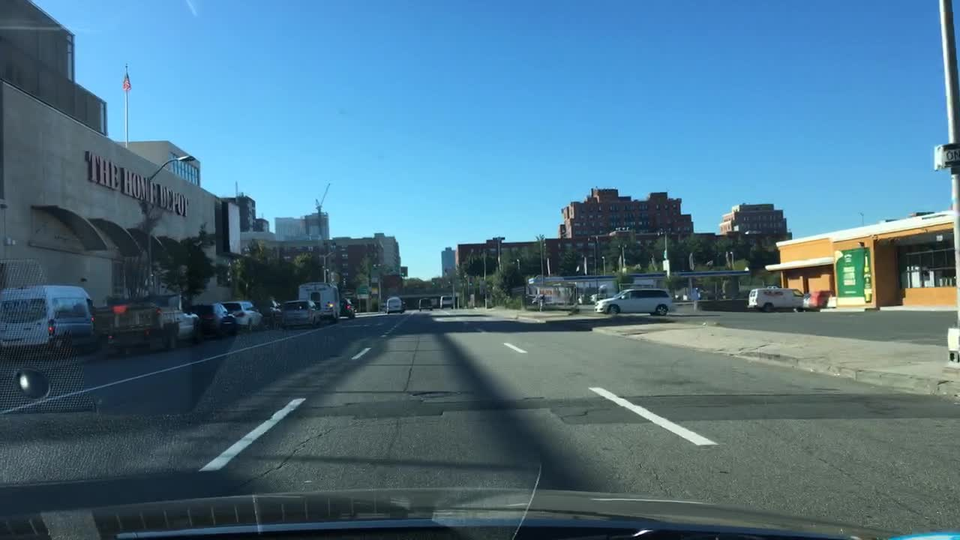
#> input picture outputs/preprocessed_for_canny/resized/adverse/adverse_01.png, 960 x 540 px
$ python -i preprocessing.py   (imports and definitions only)
#> lines starting #> are read from the running program, lines starting #| are printed output that depends on the picture; after the words box and inside, x2 and y2 are one past the last pixel; in counts of white or black regions, pixels touching at a corner belong together
#> further down, picture is the input picture: shape (540, 960, 3); mean B, G, R 138.1, 117, 78.1
"""Tien xu ly anh dau vao cho pipeline phat hien bien duong.

Day la bien the de xuat cua pipeline Belhadri et al. (2026): thay buoc chuyen
thang sang grayscale bang RGB -> HSV -> loc mau vach trang/vang. Module chi
phu thuoc NumPy va Pillow de co the chay ca tren may local va Google Colab.
Anh dau ra ``canny_input`` la anh xam uint8 da loc mau va lam mo Gaussian.
Module dung tai day va khong thuc hien Canny, ROI hay Hough.
"""

from __future__ import annotations

import argparse
import json
from dataclasses import asdict, dataclass
from pathlib import Path
from typing import Iterable

import numpy as np
from PIL import Image, ImageFilter, ImageOps


SUPPORTED_EXTENSIONS = {".jpg", ".jpeg", ".png", ".bmp", ".webp"}


@dataclass(frozen=True)
class PreprocessConfig:
    """Cau hinh mac dinh da dong bo voi quy uoc HSV cua OpenCV."""

    target_width: int = 960
    target_height: int = 540
    white_saturation_max: int = 80
    white_value_min: int = 170
    yellow_hue_min: int = 15
    yellow_hue_max: int = 40
    yellow_saturation_min: int = 70
    yellow_value_min: int = 90
    gaussian_radius: float = 1.2

    def __post_init__(self) -> None:
        if self.target_width <= 0 or self.target_height <= 0:
            raise ValueError("Kich thuoc dau ra phai lon hon 0")
        if not 0 <= self.white_saturation_max <= 255:
            raise ValueError("white_saturation_max phai nam trong [0, 255]")
        if not 0 <= self.white_value_min <= 255:
            raise ValueError("white_value_min phai nam trong [0, 255]")
        if not 0 <= self.yellow_hue_min <= self.yellow_hue_max <= 179:
            raise ValueError("Nguong H mau vang phai nam trong [0, 179]")
        if not 0 <= self.yellow_saturation_min <= 255:
            raise ValueError("yellow_saturation_min phai nam trong [0, 255]")
        if not 0 <= self.yellow_value_min <= 255:
            raise ValueError("yellow_value_min phai nam trong [0, 255]")
        if self.gaussian_radius < 0:
            raise ValueError("gaussian_radius khong duoc am")


@dataclass(frozen=True)
class PreprocessResult:
    resized_rgb: np.ndarray
    hsv: np.ndarray
    color_mask: np.ndarray
    color_filtered_rgb: np.ndarray
    gaussian_rgb: np.ndarray
    canny_input: np.ndarray


def _validate_rgb(rgb: np.ndarray) -> np.ndarray:
    array = np.asarray(rgb)
    if array.ndim != 3 or array.shape[2] != 3:
        raise ValueError("Anh dau vao phai co dang H x W x 3")
    if array.dtype != np.uint8:
        if np.issubdtype(array.dtype, np.floating) and array.size:
            if float(array.min()) >= 0.0 and float(array.max()) <= 1.0:
                array = np.rint(array * 255.0)
        array = np.clip(array, 0, 255).astype(np.uint8)
    return array


def resize_rgb(rgb: np.ndarray, width: int, height: int) -> np.ndarray:
    """Resize ve kich thuoc co dinh bang Lanczos."""

    image = Image.fromarray(_validate_rgb(rgb), mode="RGB")
    return np.asarray(image.resize((width, height), Image.Resampling.LANCZOS))


def rgb_to_hsv_opencv(rgb: np.ndarray) -> np.ndarray:
    """Chuyen RGB sang HSV voi H in [0,179], S,V in [0,255]."""

    source = _validate_rgb(rgb).astype(np.float32) / 255.0
    red, green, blue = source[..., 0], source[..., 1], source[..., 2]
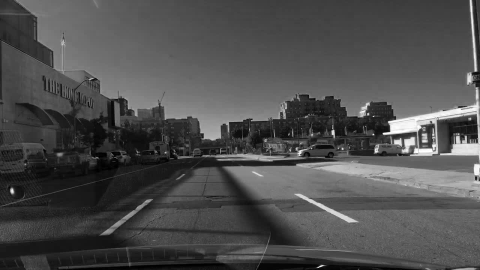
#> blue: shape (540, 960) float32 (shown at 1/2 size); min 0, max 1, mean 0.306
    maximum = source.max(axis=2)
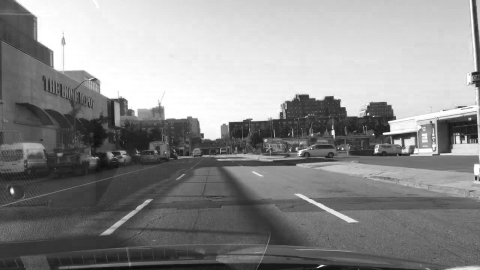
#> maximum: shape (540, 960) float32 (shown at 1/2 size); min 0.0353, max 1, mean 0.555
    minimum = source.min(axis=2)
    delta = maximum - minimum
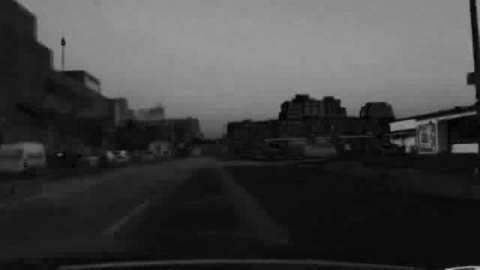
#> delta: shape (540, 960) float32 (shown at 1/2 size); min 0, max 0.737, mean 0.254

    hue_degrees = np.zeros_like(maximum)
    non_gray = delta > 1e-7
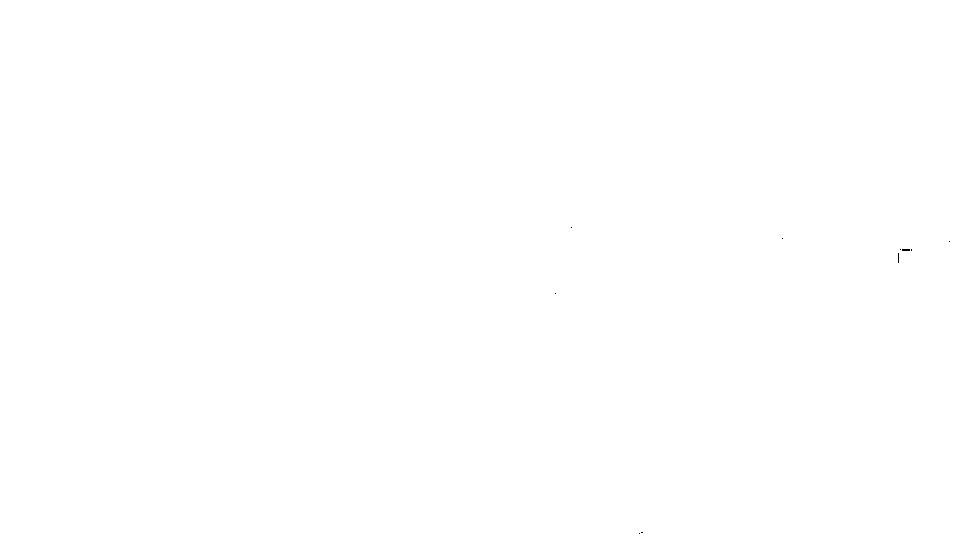
#> non_gray: shape (540, 960) bool; 100% white; black in thin lines or dots, all inside (x1, y1, x2, y2) = (555, 227, 950, 534)
    red_max = non_gray & (maximum == red)
#> red_max: shape (540, 960) bool; 74.9% white; 179 black regions (126 under 20 px), largest, box (x1, y1, x2, y2) and area: (372, 212, 960, 540) 108789, (433, 241, 626, 324) 4986, (347, 419, 480, 461) 4431
    green_max = non_gray & (maximum == green)
#> green_max: shape (540, 960) bool; 26.4% white; 126 white regions (82 under 20 px), largest, box (x1, y1, x2, y2) and area: (264, 235, 960, 540) 116548, (433, 241, 648, 324) 5645, (751, 212, 960, 290) 4358
    blue_max = non_gray & (maximum == blue)
#> blue_max: shape (540, 960) bool; 1.7% white; 28 white regions (19 under 20 px), largest, box (x1, y1, x2, y2) and area: (768, 221, 960, 311) 7950, (721, 212, 737, 237) 231, (564, 206, 576, 240) 205
    hue_degrees[red_max] = (60.0 * ((green[red_max] - blue[red_max]) / delta[red_max])) % 360.0
    hue_degrees[green_max] = 60.0 * ((blue[green_max] - red[green_max]) / delta[green_max] + 2.0)
    hue_degrees[blue_max] = 60.0 * ((red[blue_max] - green[blue_max]) / delta[blue_max] + 4.0)
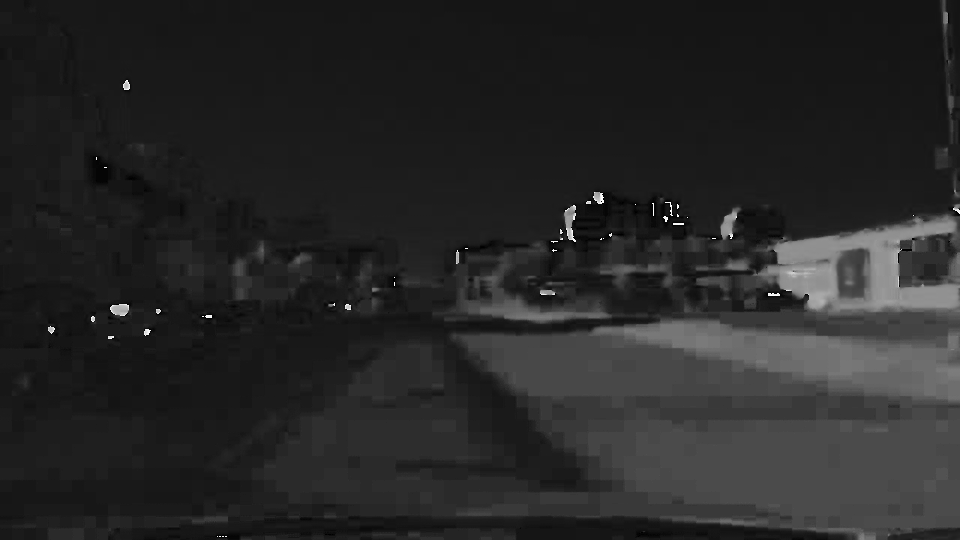
#> hue_degrees: shape (540, 960) float32; min 0, max 357.5, mean 55.6; drawn with min black and max white

    saturation = np.zeros_like(maximum)
    non_black = maximum > 1e-7
#> non_black: shape (540, 960) bool; every value is 1
    saturation[non_black] = delta[non_black] / maximum[non_black]
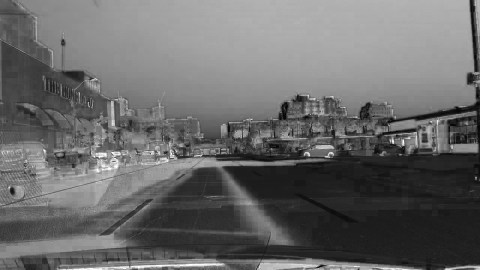
#> saturation: shape (540, 960) float32 (shown at 1/2 size); min 0, max 1, mean 0.414

    hue = np.clip(np.rint(hue_degrees / 2.0), 0, 179).astype(np.uint8)
    sat = np.clip(np.rint(saturation * 255.0), 0, 255).astype(np.uint8)
    value = np.clip(np.rint(maximum * 255.0), 0, 255).astype(np.uint8)
    return np.stack((hue, sat, value), axis=2)


def lane_marking_mask(
    hsv: np.ndarray,
    white_saturation_max: int = 80,
    white_value_min: int = 170,
    yellow_hue_min: int = 15,
    yellow_hue_max: int = 40,
    yellow_saturation_min: int = 70,
    yellow_value_min: int = 90,
) -> np.ndarray:
    """Tao mat na ket hop vach trang va vach vang trong khong gian HSV."""
#> called with white_saturation_max = 80, white_value_min = 170, yellow_hue_min = 15, yellow_hue_max = 40, yellow_saturation_min = 70, yellow_value_min = 90

    array = np.asarray(hsv)
    if array.ndim != 3 or array.shape[2] != 3:
        raise ValueError("Anh HSV phai co dang H x W x 3")
    hue = array[..., 0]
    saturation = array[..., 1]
    value = array[..., 2]
    white = (saturation <= white_saturation_max) & (value >= white_value_min)
#> white: shape (540, 960) bool; 3.1% white; 205 white regions (157 under 20 px), largest, box (x1, y1, x2, y2) and area: (628, 325, 938, 376) 4619, (776, 175, 960, 321) 2669, (846, 352, 960, 382) 1223
    yellow = (
        (hue >= yellow_hue_min)
        & (hue <= yellow_hue_max)
        & (saturation >= yellow_saturation_min)
        & (value >= yellow_value_min)
    )
#> yellow: shape (540, 960) bool; 40.4% white; 804 white regions (757 under 20 px), largest, box (x1, y1, x2, y2) and area: (0, 0, 955, 279) 192457, (0, 150, 111, 318) 5066, (118, 521, 384, 538) 1133
    selected = white | yellow
#> selected: shape (540, 960) bool; 43.4% white; 909 white regions (835 under 20 px), largest, box (x1, y1, x2, y2) and area: (0, 0, 960, 321) 196403, (0, 150, 111, 318) 5066, (628, 325, 938, 376) 4619
    return np.where(selected, 255, 0).astype(np.uint8)


def apply_binary_mask(rgb: np.ndarray, mask: np.ndarray) -> np.ndarray:
    source = _validate_rgb(rgb)
    if mask.shape != source.shape[:2]:
        raise ValueError("Mask va anh phai cung kich thuoc")
    return np.where(mask[..., None] > 0, source, 0).astype(np.uint8)
#> returned value: shape (540, 960, 3)


def gaussian_blur_rgb(rgb: np.ndarray, radius: float) -> np.ndarray:
#> called with radius = 1.2
    image = Image.fromarray(_validate_rgb(rgb), mode="RGB")
    return np.asarray(image.filter(ImageFilter.GaussianBlur(radius=radius)))


def rgb_to_gray(rgb: np.ndarray) -> np.ndarray:
    source = _validate_rgb(rgb).astype(np.float32)
    gray = 0.299 * source[..., 0] + 0.587 * source[..., 1] + 0.114 * source[..., 2]
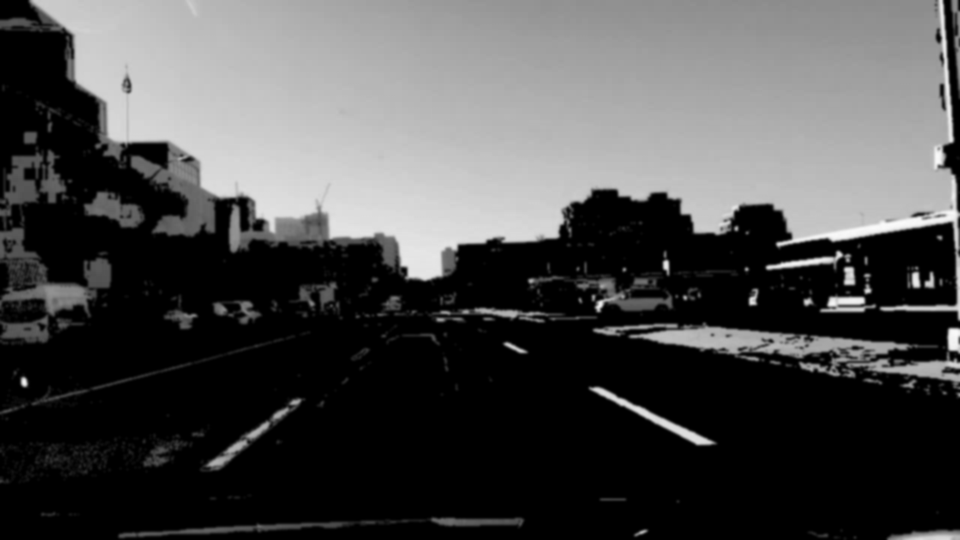
#> gray: shape (540, 960) float32; min 0, max 250.7, mean 75.3
    return np.clip(np.rint(gray), 0, 255).astype(np.uint8)
#> returned value: shape (540, 960)


def preprocess_rgb(rgb: np.ndarray, config: PreprocessConfig | None = None) -> PreprocessResult:
    """Chay toan bo tien xu ly va tra ve cac buoc trung gian."""

    cfg = config or PreprocessConfig()
    resized = resize_rgb(rgb, cfg.target_width, cfg.target_height)
    hsv = rgb_to_hsv_opencv(resized)
    color_mask = lane_marking_mask(
        hsv,
        cfg.white_saturation_max,
        cfg.white_value_min,
        cfg.yellow_hue_min,
        cfg.yellow_hue_max,
        cfg.yellow_saturation_min,
        cfg.yellow_value_min,
    )
    filtered = apply_binary_mask(resized, color_mask)
    gaussian = gaussian_blur_rgb(filtered, cfg.gaussian_radius)
    canny_input = rgb_to_gray(gaussian)
    return PreprocessResult(resized, hsv, color_mask, filtered, gaussian, canny_input)


# [8 lines left out: function iter_image_files, not called in this run]


def _save_array(path: Path, array: np.ndarray) -> None:
    path.parent.mkdir(parents=True, exist_ok=True)
    Image.fromarray(array).save(path)


# [83 lines left out: functions process_dataset, _build_parser, main, not called in this run]


# [2 lines not run here, left out]

>>> import cv2
>>> picture = cv2.imread('outputs/preprocessed_for_canny/resized/adverse/adverse_01.png')
>>> result = preprocess_rgb(picture)

$ run again, on outputs/preprocessed_for_canny/resized/curved/curved_02.png
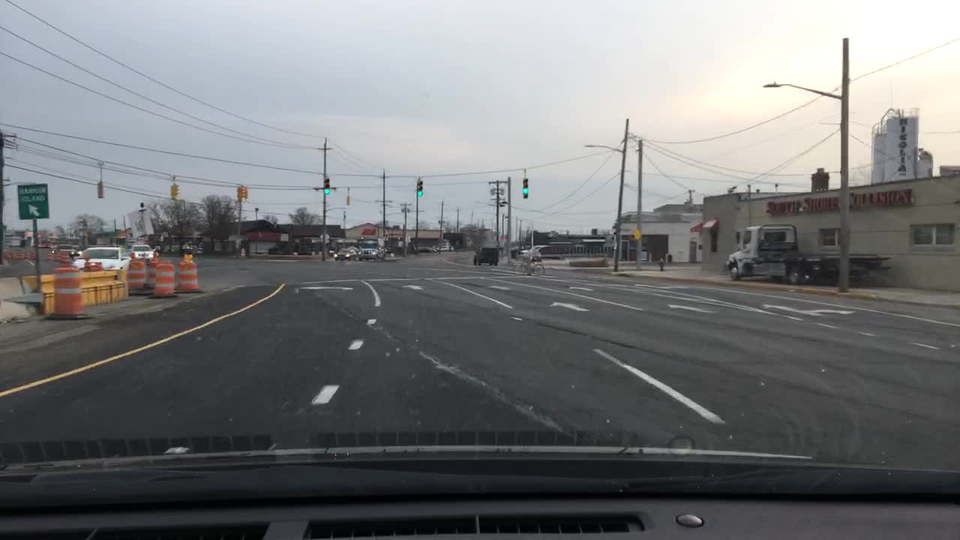
#> input picture outputs/preprocessed_for_canny/resized/curved/curved_02.png, 960 x 540 px
#> picture is the input picture: shape (540, 960, 3); mean B, G, R 120.9, 119.6, 118.2
#> in rgb_to_hsv_opencv, `non_gray = delta > 1e-7`:
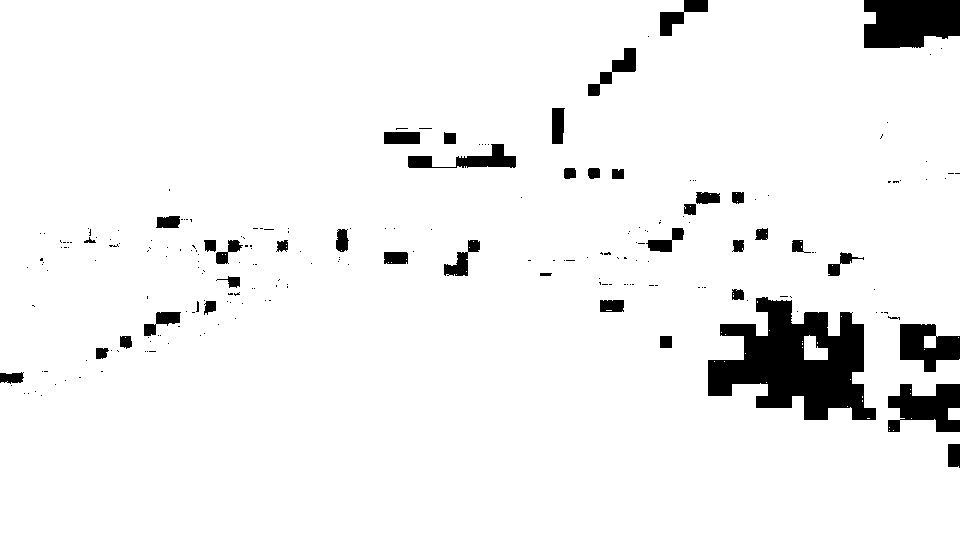
#> non_gray: shape (540, 960) bool; 94.3% white; 222 black regions (180 under 20 px), largest, box (x1, y1, x2, y2) and area: (708, 297, 876, 420) 11781, (864, 0, 960, 48) 4036, (888, 384, 960, 432) 2292
#> red_max: shape (540, 960) bool; 63% white; 59 black regions (32 under 20 px), largest, box (x1, y1, x2, y2) and area: (384, 0, 960, 468) 154280, (0, 183, 444, 397) 31716, (384, 240, 480, 276) 1404
#> green_max: shape (540, 960) bool; 14.2% white; 576 white regions (471 under 20 px), largest, box (x1, y1, x2, y2) and area: (564, 284, 960, 468) 31929, (709, 0, 960, 108) 9964, (864, 174, 960, 288) 5979
#> blue_max: shape (540, 960) bool; 22.5% white; 149 white regions (123 under 20 px), largest, box (x1, y1, x2, y2) and area: (516, 0, 960, 337) 86076, (0, 228, 287, 397) 21766, (384, 129, 492, 167) 1998
#> non_black: shape (540, 960) bool; every value is 1
#> white: shape (540, 960) bool; 36.6% white; 167 white regions (140 under 20 px), largest, box (x1, y1, x2, y2) and area: (0, 0, 960, 240) 177808, (4, 166, 159, 229) 3513, (243, 189, 323, 224) 1837
#> yellow: shape (540, 960) bool; 0.05% white; 17 white regions (11 under 20 px), largest, box (x1, y1, x2, y2) and area: (20, 189, 42, 194) 53, (324, 189, 331, 195) 37, (522, 188, 529, 194) 37, (417, 191, 423, 198) 34, (36, 196, 45, 201) 32, (22, 196, 35, 202) 31
#> selected: shape (540, 960) bool; 36.6% white; 179 white regions (149 under 20 px), largest, box (x1, y1, x2, y2) and area: (0, 0, 960, 240) 177912, (4, 166, 159, 229) 3514, (243, 189, 323, 224) 1837
#> in rgb_to_gray, `gray = 0.299 * source[..., 0] + 0.587 * source[..., 1] + 0.114 * sourc..`:
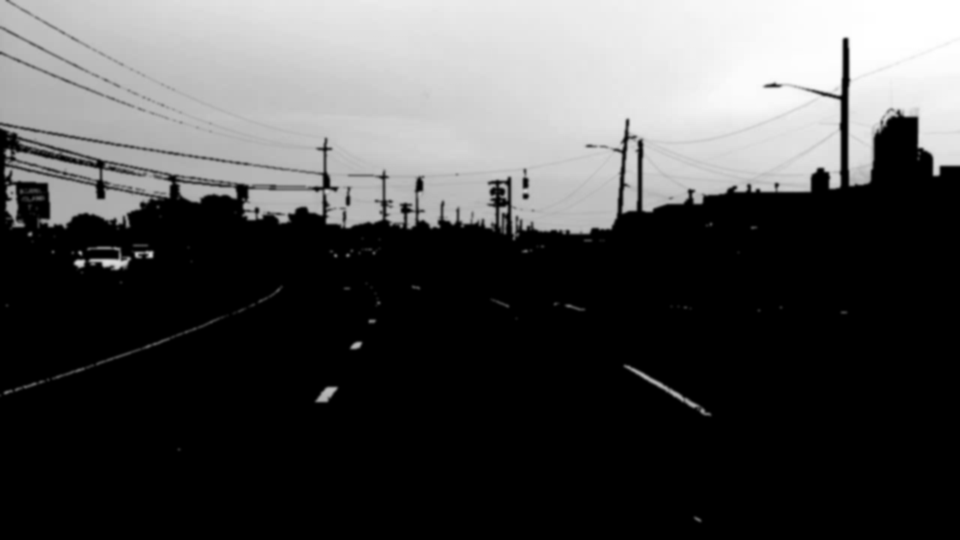
#> gray: shape (540, 960) float32; min 0, max 255, mean 76.9
